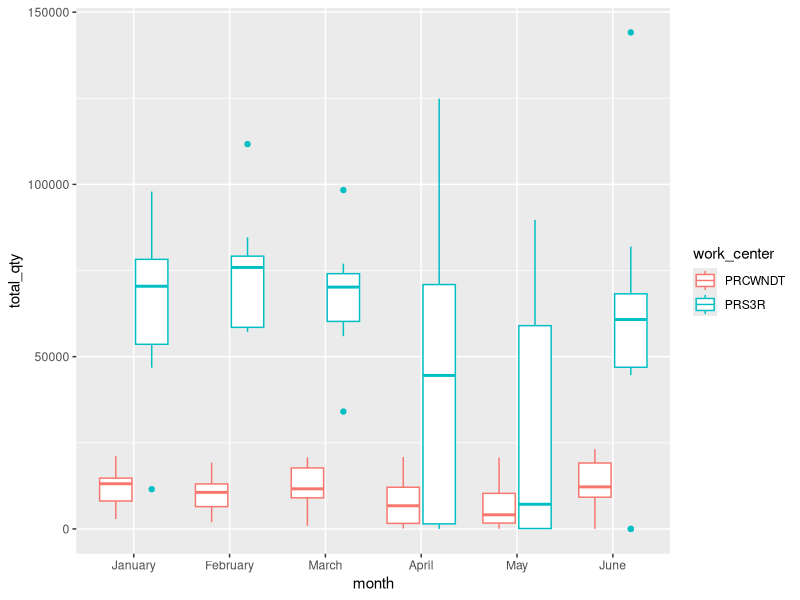

This figure's R source:
# setting working directory
setwd("~/Dropbox")
rm(list=ls())
require(tidyverse)

# reading the data file
orwell <- read.csv("orwell.csv", header=TRUE)

# converting rquired variables to factor

orwell$scrap <- as.numeric(orwell$scrap)
orwell$setup_plan <-as.numeric(orwell$setup_plan)
orwell$qty <- as.numeric(orwell$qty)
orwell$shift <- as.factor(orwell$shift)
orwell$order <- as.factor(orwell$order)
orwell$date <- as.Date(orwell$date, format = "%d.%m.%Y")
orwell$month <- months(orwell$date)

# setting ordered factor for months
orwell$month <- factor(orwell$month,levels=c("January","February","March","April","May","June"),ordered=TRUE)


orwell$weekdays <- as.factor(weekdays(orwell$date))


# dropping all rows with no machine data
# old method 
# orwell[!is.na(orwell$machine),]

# new method, although may not be required in this case
sub <- orwell %>% drop_na(machine)

# dropping machine "#" 
sub <- orwell %>% filter(machine != '#')

sub$month_num <- match(sub$month, month.abb)

# group_by and summarise``
results <- sub %>% 
  group_by(work_center, machine, month) %>%
  summarise(
    total_qty = sum(qty, na.rm=TRUE), 
    total_scrap = sum(scrap, na.rm=TRUE), 
    total_machine_actual = sum(machine_actual, na.rm=TRUE)
  )
# interesting pattern in above chunk, if I use "<-" instead of " ",
# then I get weird column headers in the results tibble

# we went live with MII in April 2016 
# using boxplot we can see if there was any significant shift in data quality

ggplot(data = results, mapping = aes(x = month, y = total_qty)) + 
  geom_boxplot(mapping = aes(color = work_center))
